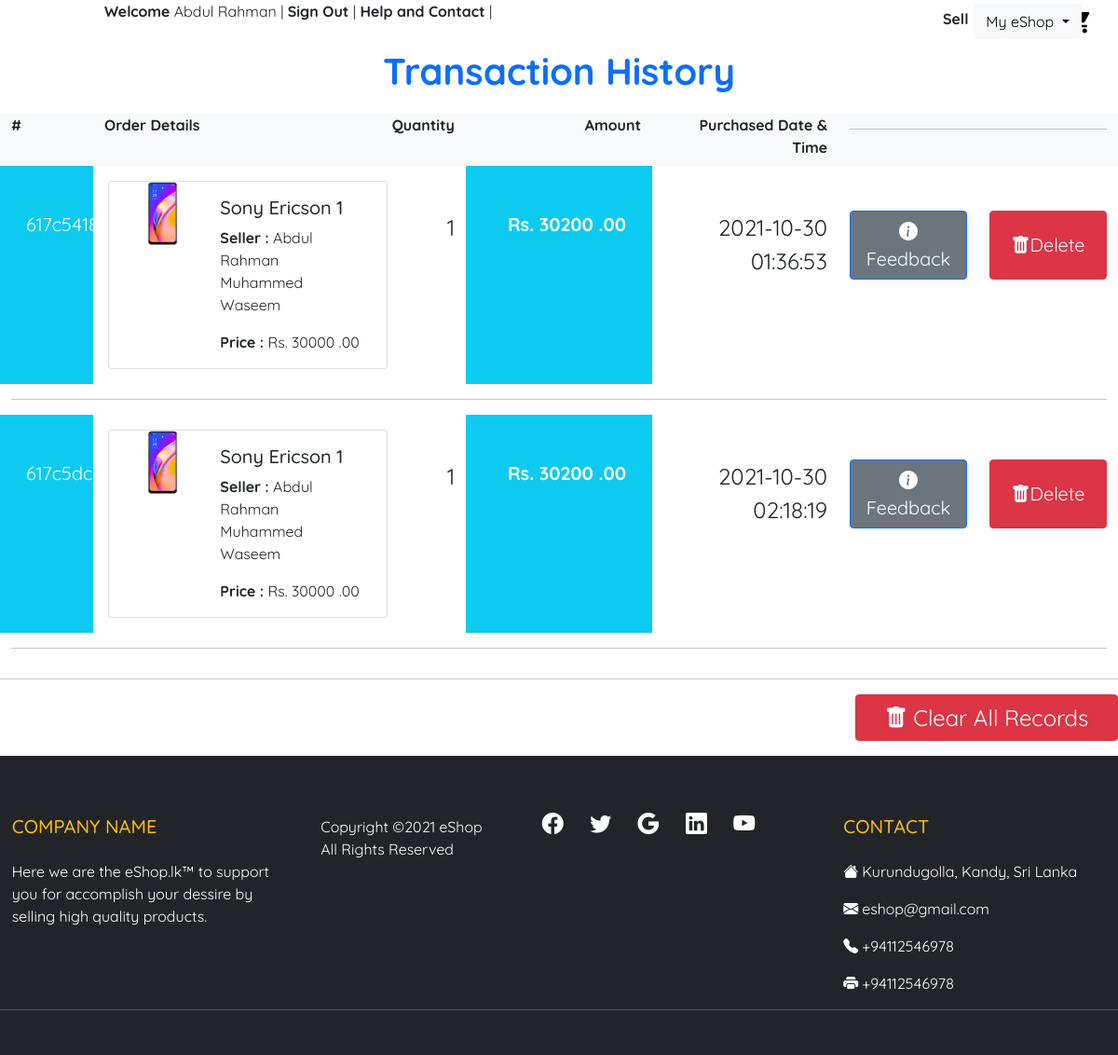
/purchasedhistory.php (signed in), run on the app's committed database.
### tables this page shows
CREATE TABLE IF NOT EXISTS `invoice` (
  `id` int NOT NULL AUTO_INCREMENT,
  `order_id` varchar(50) DEFAULT NULL,
  `product_id` int NOT NULL,
  `user_email` varchar(100) NOT NULL,
  `date` datetime DEFAULT NULL,
  `total` double DEFAULT NULL,
  `qty` int DEFAULT NULL,
  PRIMARY KEY (`id`),
  KEY `fk_invoice_product1_idx` (`product_id`),
  KEY `fk_invoice_user1_idx` (`user_email`),
  CONSTRAINT `fk_invoice_product1` FOREIGN KEY (`product_id`) REFERENCES `product` (`id`),
  CONSTRAINT `fk_invoice_user1` FOREIGN KEY (`user_email`) REFERENCES `user` (`email`)
);

CREATE TABLE IF NOT EXISTS `product` (
  `id` int NOT NULL AUTO_INCREMENT,
  `category_id` int NOT NULL,
  `model_has_brand_id` int NOT NULL,
  `title` varchar(100) DEFAULT NULL,
  `color_id` int NOT NULL,
  `price` double DEFAULT NULL,
  `qty` int DEFAULT NULL,
  `description` text,
  `condition_id` int NOT NULL,
  `status_id` int NOT NULL,
  `user_email` varchar(100) NOT NULL,
  `datetime_added` datetime DEFAULT NULL,
  `delivery_fee_kandy` double DEFAULT NULL,
  `delivery_fee_other` double DEFAULT NULL,
  PRIMARY KEY (`id`),
  KEY `fk_product_category1_idx` (`category_id`),
  KEY `fk_product_model_has_brand1_idx` (`model_has_brand_id`),
  KEY `fk_product_color1_idx` (`color_id`),
  KEY `fk_product_condition1_idx` (`condition_id`),
  KEY `fk_product_status1_idx` (`status_id`),
  KEY `fk_product_user1_idx` (`user_email`),
  CONSTRAINT `fk_product_category1` FOREIGN KEY (`category_id`) REFERENCES `category` (`id`),
  CONSTRAINT `fk_product_color1` FOREIGN KEY (`color_id`) REFERENCES `color` (`id`),
  CONSTRAINT `fk_product_condition1` FOREIGN KEY (`condition_id`) REFERENCES `condition` (`id`),
  CONSTRAINT `fk_product_model_has_brand1` FOREIGN KEY (`model_has_brand_id`) REFERENCES `model_has_brand` (`id`),
  CONSTRAINT `fk_product_status1` FOREIGN KEY (`status_id`) REFERENCES `status` (`id`),
  CONSTRAINT `fk_product_user1` FOREIGN KEY (`user_email`) REFERENCES `user` (`email`)
);

CREATE TABLE IF NOT EXISTS `user` (
  `email` varchar(100) NOT NULL,
  `fname` varchar(50) DEFAULT NULL,
  `lname` varchar(50) DEFAULT NULL,
  `password` varchar(20) DEFAULT NULL,
  `mobile` varchar(10) DEFAULT NULL,
  `gender_id` int NOT NULL,
  `register_date` datetime DEFAULT NULL,
  `verification_code` varchar(20) DEFAULT NULL,
  `status_id` int NOT NULL,
  PRIMARY KEY (`email`),
  KEY `fk_user_gender_idx` (`gender_id`),
  KEY `fk_user_status1_idx` (`status_id`),
  CONSTRAINT `fk_user_gender` FOREIGN KEY (`gender_id`) REFERENCES `gender` (`id`),
  CONSTRAINT `fk_user_status1` FOREIGN KEY (`status_id`) REFERENCES `status` (`id`)
);

### connection.php (called while the page is built, shortened)
<?php
class Database{
    public static $connection;
    public static function setUpconnection(){
        if(!isset(Database::$connection)){
            Database::$connection = new mysqli("localhost","root","Waseem2001*","eShop","3306");
        }
    }
    public static function search($q){
        $resultset = Database::$connection->query($q);
        return $resultset;
    }
}
?>

### purchasedhistory.php (the view, shortened to what this page needs)
<?php
require "connection.php";
if (isset($_SESSION["u"])) {
    $mail = $_SESSION["u"]["email"];
    $invoicers = Database::search("SELECT * FROM `invoice` WHERE `user_email` = '" . $mail . "'");
    $in = $invoicers->num_rows;
?>
    <!DOCTYPE html>
    <html>
    <head>
        <link rel="stylesheet" href="bootstrap.css" />
        <link rel="stylesheet" href="style.css" />
    </head>
    <body>
        <div class="container-fluid">
            <div class="row">
                <?php require "header.php"; ?>
                <div class="col-12 text-center mb-3">
                    <span class="fs-1 fw-bold text-primary">Transaction History</span>
                </div>
                <?php
                if ($in == 0) {
                ?>
                    <div class="col-12 text-center bg-light" style="height: 450px;">
                        <div class="row">
                            <span class="fs-1 fw-bold text-black-50" style="margin-top: 180px;">You have no items in your Transaction History yet...</span>
                        </div>
                    </div>
                <?php
                } else {
                ?>
                    <div class="col-12">
                        <div class="row">
                            <div class="col-12 d-none d-lg-block">
                                <div class="row">
                                    <div class="col-1 bg-light">
                                        <label class="form-label fw-bold">#</label>
                                    </div>
                                    <div class="col-3 bg-light">
                                        <label class="form-label fw-bold">Order Details</label>
                                    </div>
                                    <div class="col-1 bg-light text-end">
                                        <label class="form-label fw-bold">Quantity</label>
                                    </div>
                                    <div class="col-2 bg-light text-end">
                                        <label class="form-label fw-bold">Amount</label>
                                    </div>
                                    <div class="col-2 bg-light text-end">
                                        <label class="form-label fw-bold">Purchased Date & Time</label>
                                    </div>
                                    <div class="col-3 bg-light">
                                        <div class="col-12">
                                            <hr />
                                        </div>
                                    </div>
                                </div>
                            </div>
                            <?php
                            for ($i = 0; $i < $in; $i++) {
                                $ir = $invoicers->fetch_assoc();
                            ?>
                                <div class="col-12">
                                    <div class="row">
                                        <div class="col-12 col-lg-1 bg-info text-start text-lg-start">
                                            <label class="form-label text-white fs-5 px-3 py-5"><?php echo  $ir["order_id"]; ?></label>
                                        </div>
                                        <div class="col-12 col-lg-3">
                                            <div class="row">
                                                <div class="card mx-3 my-3" style="max-width: 540px;">
                                                    <div class="row g-0">
                                                        <div class="col-md-4">
                                                            <?php
                                                            $pid = $ir["product_id"];
                                                            $imagers = Database::search("SELECT * FROM `images` WHERE `product_id` = '" . $pid . "'");
                                                            $n = $imagers->num_rows;
                                                            for ($x = 0; $x < $n; $x++) {
                                                                $f = $imagers->fetch_assoc();
                                                                $array[$x] = $f["code"];
                                                            }
                                                            ?>
                                                            <img src="resources/products/<?php echo $array[0]; ?>" class="img-fluid rounded-start" />
                                                        </div>
                                                        <div class="col-md-8">
                                                            <div class="card-body">
                                                                <?php
                                                                $productrs = Database::search("SELECT * FROM `product` WHERE `id` = '" . $pid . "'");
                                                                $pr = $productrs->fetch_assoc();
                                                                ?>
                                                                <h5 class="card-title"><?php echo $pr["title"]; ?></h5>
                                                                <?php
                                                                $sm = $pr["user_email"];
                                                                $sellerrs = Database::search("SELECT * FROM `user` WHERE `email` = '" . $sm . "'");
                                                                $sr = $sellerrs->fetch_assoc();
                                                                ?>
                                                                <p class="card-text"><b>Seller :</b> <?php echo $sr["fname"] . " " . $sr["lname"]; ?></p>
                                                                <p class="card-text"><b>Price :</b> Rs. <?php echo $pr["price"]; ?> .00</p>
                                                            </div>
                                                        </div>
                                                    </div>
                                                </div>
                                            </div>
                                        </div>
                                        <div class="col-12 col-lg-1 text-start text-lg-end">
                                            <label class="form-label fs-4 pt-5"><?php echo $ir["qty"]; ?></label>
                                        </div>
                                        <div class="col-12 col-lg-2 text-start text-lg-end bg-info">
                                            <label class="form-label text-white fs-5 px-3 py-5 fw-bold">Rs. <?php echo $ir["total"]; ?> .00</label>
                                        </div>
                                        <div class="col-12 col-lg-2 text-center text-lg-end">
                                            <label class="form-label fs-4 pt-5"><?php echo $ir["date"]; ?></label>
                                        </div>
                                        <div class="col-12 col-lg-3">
                                            <div class="row">
                                                <div class="col-6 d-grid">
                                                    <button class="btn btn-secondary rounded border border-1 border-primary mt-5 fs-5" onclick="addFeedback(<?php echo $pid; ?>);"><i class="bi bi-info-circle-fill"></i> Feedback</button>
                                                </div>
                                                <div class="col-6 d-grid">
                                                    <button class="btn btn-danger rounded mt-5 fs-5"><i class="bi bi-trash-fill"></i>Delete</button>
                                                </div>
                                            </div>
                                        </div>
                                        <div class="col-12">
                                            <hr />
                                        </div>
                                    </div>
                                </div>
                        </div>
                    </div>
                <?php
                            }
                ?>
                <div class="col-12">
                    <hr />
                </div>
                <div class="col-12 mb-3">
                    <div class="row">
                        <div class="col-lg-9 d-none d-lg-block"></div>
                        <div class="col-12 col-lg-3 d-grid">
                            <button class="btn btn-danger fs-4"><i class="bi bi-trash-fill"></i> Clear All Records</button>
                        </div>
                    </div>
                </div>
            <?php
                }
            ?>
            <?php require "footer.php"; ?>
    </body>
    </html>
<?php
}
?>

### style.css (style rules this page uses)
* { font-family: "Qucicksand"; }

### data on the page
invoice: order "617c5418098a5", product.title "Sony Ericson 1", user_email.fname "Abdul Rahman", user_email.lname "Muhammed Waseem", product.price "30000", qty "1", total "30200", date "2021-10-30 01:36:53"
invoice: order "617c5dcd2548f", product.title "Sony Ericson 1", user_email.fname "Abdul Rahman", user_email.lname "Muhammed Waseem", product.price "30000", qty "1", total "30200", date "2021-10-30 02:18:19"

### other printed values
$user "Abdul Rahman"
